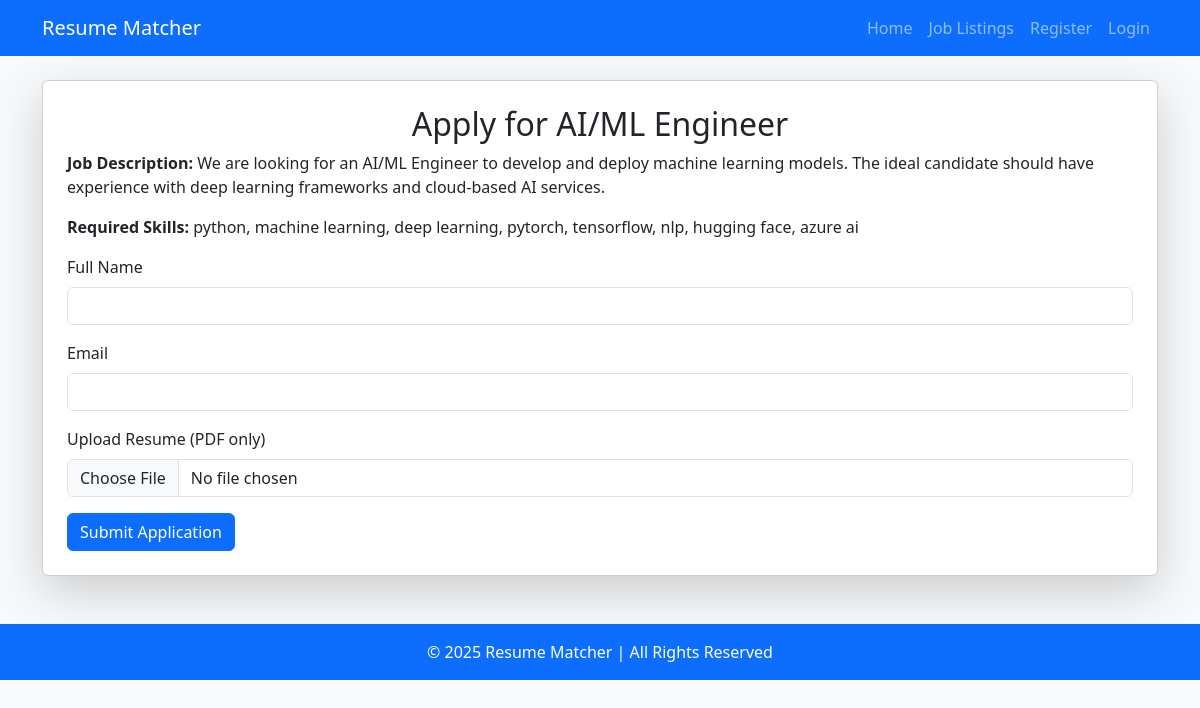
The app's page /apply/1 with its own data.
### app.py (models this page shows)
class Job(db.Model):
    id = db.Column(db.Integer, primary_key=True)
    title = db.Column(db.String(100), nullable=False)
    description = db.Column(db.Text, nullable=False)
    skills = db.Column(db.String(255), nullable=False)

### app.py (the view, shortened to what this page needs)
@app.route("/apply/<int:job_id>", methods=["GET", "POST"])
def apply_for_job(job_id):
    job = Job.query.get_or_404(job_id)
    form = JobApplicationForm()
    return render_template("apply.html", form=form, job=job)

### app.py
class JobApplicationForm(FlaskForm):
    name = StringField("Full Name", validators=[DataRequired()])
    email = StringField("Email", validators=[DataRequired(), Email()])
    resume = FileField("Upload Resume (PDF only)", validators=[DataRequired()])
    submit = SubmitField("Apply")

### templates/apply.html (shortened to what this page needs)
{% extends "base.html" %}
{% block content %}
    <div class="card shadow-lg p-4">
        <h2 class="text-center">Apply for {{ job.title }}</h2>
        <p><strong>Job Description:</strong> {{ job.description }}</p>
        <p><strong>Required Skills:</strong> {{ job.skills }}</p>
        <form method="POST" enctype="multipart/form-data">
            <div class="mb-3">
                {{ form.name.label(class="form-label") }}
                {{ form.name(class="form-control") }}
            </div>
            <div class="mb-3">
                {{ form.email.label(class="form-label") }}
                {{ form.email(class="form-control") }}
            </div>
            <div class="mb-3">
                {{ form.resume.label(class="form-label") }}
                {{ form.resume(class="form-control") }}
            </div>
            <button type="submit" class="btn btn-primary">Submit Application</button>
        </form>
    </div>
{% endblock %}

### records on screen
Job: title "AI/ML Engineer", description "We are looking for an AI/ML Engineer to develop and deploy machine learning models. The ideal candidate should have experience with deep learning frameworks and cloud-based AI services.", skills "python, machine learning, deep learning, pytorch, tensorflow, nlp, hugging face, azure ai"
